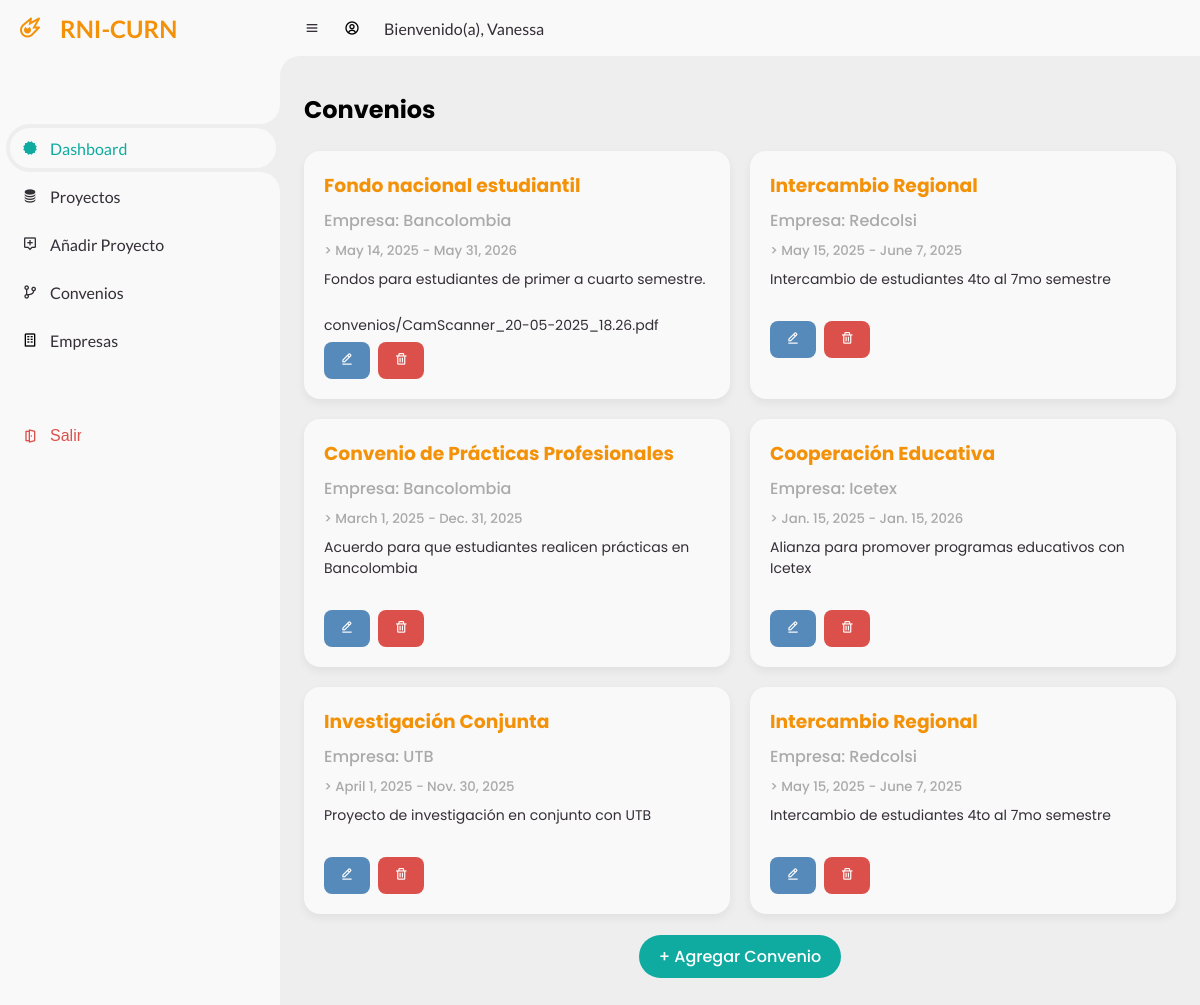
/lista/ (signed in), run on the app's committed database.
### usuarios/models.py (models this page shows)
class Usuario(AbstractUser):
    email = models.EmailField(unique=True)
    correo_verificado = models.BooleanField(default=False)

### convenios/models.py (models this page shows, shortened)
class Convenio(models.Model):
    empresa = models.ForeignKey(Empresa, on_delete=models.CASCADE)
    titulo = models.CharField(max_length=255)
    descripcion = models.TextField()
    fecha_inicio = models.DateField()
    fecha_fin = models.DateField()
    firmado_por = models.ForeignKey(Usuario, on_delete=models.SET_NULL, null=True, blank=True)
    documento_pdf = models.FileField(upload_to='convenios/', blank=True, null=True)

class Empresa(models.Model):
    nombre = models.CharField(max_length=255)
    nit = models.CharField(max_length=50, unique=True)
    direccion = models.TextField(blank=True)
    telefono = models.CharField(max_length=50, blank=True)
    correo_contacto = models.EmailField(blank=True)

### convenios/views.py (the view)
# urls.py: path('lista/', views.lista_convenios, name='lista_convenios'),
@login_required
def lista_convenios(request):
    convenios = Convenio.objects.all()
    return render(request, 'convenios/lista_convenios.html', {'convenios': convenios})

### templates/convenios/lista_convenios.html
{% extends 'main/base.html' %}
{% load static %}
{% block content %}
<section id="content">
    <main>
        <div class="head-title">
            <h2>Convenios</h2>
        </div>
        {% if convenios %}
        <div class="project-list">
            {% for convenio in convenios %}
            <div class="project-card">
                <h3>{{ convenio.titulo }}</h3>
                <p class="author">Empresa: {{ convenio.empresa.nombre }}
                <h5 class="author">> {{ convenio.fecha_inicio }} - {{ convenio.fecha_fin }}</h5>
                </p>
                <p class="description">
                    {{ convenio.descripcion }}
                </p>
                <br>
                <p class="description">
                    <a href=""></a>{{ convenio.documento_pdf }}
                </p>
                <a href="{% url 'editar_convenio' convenio.id %}" class="btn-edit">
                    <i class='bx bx-edit-alt'></i>
                </a>
                <a href="{% url 'eliminar_convenio' convenio.id %}" class="btn-delete">
                    <i class='bx bx-trash'></i>
                </a>
            </div>
            {% endfor %}
        </div>
        {% else %}
        <h4>No hay convenios registrados.</h4>
        {% endif %}
        <div class="add-project">
            <a href="{% url 'crear_convenio' %}" class="btn-add">+ Agregar Convenio</a>
        </div>
    </main>
</section>
{% endblock %}

### templates/main/base.html (shortened to what this page needs)
{% load static %}
<!DOCTYPE html>
<html lang="en">
<head>
    <link rel="stylesheet" href="{% static 'css/style.css' %}">
    <link href='https://unpkg.com/boxicons@2.1.4/css/boxicons.min.css' rel='stylesheet'>
</head>
<body>
    <section id="sidebar">
        <a href="/home" class="brand">
            <i class='bx bx-meteor' ></i>
            <span class="text">RNI-CURN</span>
        </a>
        <ul class="side-menu top">
            {% if user.is_authenticated %}
            <li class="active">
                <a href="/home">
                    <i class='bx bxs-certification'></i>
                    <span class="text">Dashboard</span>
                </a>
            </li>
            <li>
                <a href="{% url 'lista_proyectos' %}" class="nav-link">
                    <i class='bx bxs-coin-stack' ></i>
                    <span class="text">Proyectos</span>
                </a>
            </li>
            <li>
                <a href="{% url 'registrar_proyecto' %}" class="nav-link">
                    <i class='bx bx-message-alt-add'></i>
                    <span class="text">Añadir Proyecto</span>
                </a>
            </li>
            <li>
                <a href="{% url 'lista_convenios' %}" class="nav-link">
                    <i class='bx bx-git-branch'></i>
                    <span class="text">Convenios</span>
                </a>
            </li>
            <li>
                <a href="{% url 'lista_empresas' %}" class="nav-link">
                    <i class='bx  bx-building'  style='color:#000000'></i>
                    <span class="text">Empresas</span>
                </a>
            </li>
        </ul>
        <ul class="side-menu">
            <li>
                <a href="">
                    <form method="post" action="{% url 'logout' %}">
                    <button class="btn" type="submit"><i class='bx  bx-door-open'></i> Salir</button>
                    </form>
                </a>
            </li>
        {% endif %}
        </ul>
    </section>
    <section id="content">
        <nav>
            <i class='bx bx-menu' ></i>
			{% if request.user.is_authenticated %}
            <i class='bx  bx-user-circle'  style='color:#000000'></i>
			<a href="#" class="nav-link">Bienvenido(a), {{ request.user.username }}</a>
            {% endif %}
        </nav>
    </section>
    <div class="container-fluid">
        {% block content %}
        {% endblock %}
    </div>
</body>
</html>

### static/css/style.css (style rules this page uses)
* { margin: 0; padding: 0; box-sizing: border-box; }
a { text-decoration: none; }
li { list-style: none; }
:root { --poppins: 'Poppins', sans-serif; --lato: 'Lato', sans-serif; --light: #F9F9F9; --blue: #0FABA0; --light-blue: #CFE8FF; --grey: #eee; --dark-grey: #AAAAAA; --dark: #342E37; --red: #DB504A; --yellow: #FFCE26; --light-yellow: #FFF2C6; --orange: #F39208; --light-orange: #FFE0D3; --dark-blue: #276aa9; }
html { overflow-x: hidden; }
body { background: var(--grey); overflow-x: hidden; }
#sidebar { position: fixed; top: 0; left: 0; width: 280px; height: 100%; background: var(--light); z-index: 2000; font-family: var(--lato); transition: .3s ease; overflow-x: hidden; scrollbar-width: none; }
#sidebar .brand { font-size: 24px; font-weight: 700; height: 56px; display: flex; align-items: center; color: var(--orange); position: sticky; top: 0; left: 0; background: var(--light); z-index: 500; padding-bottom: 20px; box-sizing: content-box; }
#sidebar .brand .bx { min-width: 60px; display: flex; justify-content: center; }
#sidebar .side-menu { width: 100%; margin-top: 48px; }
#sidebar .side-menu li { height: 48px; background: transparent; margin-left: 6px; border-radius: 48px 0 0 48px; padding: 4px; }
#sidebar .side-menu li.active { background: var(--grey); position: relative; }
#sidebar .side-menu li.active::before { content: ''; position: absolute; width: 40px; height: 40px; border-radius: 50%; top: -40px; right: 0; box-shadow: 20px 20px 0 var(--grey); z-index: -1; }
#sidebar .side-menu li.active::after { content: ''; position: absolute; width: 40px; height: 40px; border-radius: 50%; bottom: -40px; right: 0; box-shadow: 20px -20px 0 var(--grey); z-index: -1; }
#sidebar .side-menu li a, .btn { width: 100%; height: 100%; background: var(--light); display: flex; align-items: center; border-radius: 48px; font-size: 16px; color: var(--dark); white-space: nowrap; overflow-x: hidden; }
#sidebar .side-menu.top li.active a { color: var(--blue); }
#sidebar .side-menu li .btn { color: var(--red); background: none; border: none; cursor: pointer; }
#sidebar .side-menu li a .bx { min-width: calc(60px - ((4px + 6px) * 2)); display: flex; justify-content: center; }
#content { position: relative; width: calc(100% - 280px); left: 280px; transition: .3s ease; }
#content nav { height: 56px; background: var(--light); padding: 0 24px; display: flex; align-items: center; grid-gap: 24px; font-family: var(--lato); position: sticky; top: 0; left: 0; z-index: 1000; }
#content nav::before { content: ''; position: absolute; width: 40px; height: 40px; bottom: -40px; left: 0; border-radius: 50%; box-shadow: -20px -20px 0 var(--light); }
#content nav a { color: var(--dark); }
#content nav .bx.bx-menu { cursor: pointer; color: var(--dark); }
#content nav .nav-link { font-size: 16px; transition: .3s ease; }
#content main { width: 100%; padding: 36px 24px; font-family: var(--poppins); max-height: calc(100vh - 56px); overflow-y: auto; }
#content main .head-title { display: flex; align-items: center; justify-content: space-between; grid-gap: 16px; flex-wrap: wrap; }
.project-list { display: grid; grid-template-columns: repeat(auto-fill, minmax(280px, 1fr)); gap: 20px; margin-top: 24px; }
.project-card { background: var(--light); border-radius: 16px; padding: 20px; box-shadow: 0 4px 10px rgba(0, 0, 0, 0.06); transition: transform 0.2s ease; }
.project-card h3 { margin-bottom: 8px; color: var(--orange); }
.project-card .author { font-weight: 500; color: var(--dark-grey); margin-bottom: 8px; }
.project-card .description { font-size: 14px; color: var(--dark); }
.add-project { margin-top: 30px; text-align: center; }
.btn-add { background: var(--blue); color: white; padding: 10px 20px; border-radius: 24px; text-decoration: none; font-weight: 500; transition: background 0.3s ease; }
.btn-edit, .btn-delete, .btn-details { display: inline-block; margin: 6px 4px 0 0; padding: 8px 16px; font-weight: 500; border-radius: 8px; font-family: var(--poppins); font-size: 14px; text-align: center; text-decoration: none; border: none; cursor: pointer; transition: background-color 0.3s ease; }
.btn-edit { background-color: #568aba; color: white; }
.btn-delete { background-color: var(--red); color: #fff; }

### data on the page
Usuario: user.username "Vanessa"
Convenio: titulo "Fondo nacional estudiantil", empresa.nombre "Bancolombia", fecha_inicio "May 14, 2025", fecha_fin "May 31, 2026", descripcion "Fondos para estudiantes de primer a cuarto semestre.", documento_pdf "convenios/CamScanner_20-05-2025_18.26.pdf"
Convenio: titulo "Intercambio Regional", empresa.nombre "Redcolsi", fecha_inicio "May 15, 2025", fecha_fin "June 7, 2025", descripcion "Intercambio de estudiantes 4to al 7mo semestre"
Convenio: titulo "Convenio de Prácticas Profesionales", empresa.nombre "Bancolombia", fecha_inicio "March 1, 2025", fecha_fin "Dec. 31, 2025", descripcion "Acuerdo para que estudiantes realicen prácticas en Bancolombia"
Convenio: titulo "Cooperación Educativa", empresa.nombre "Icetex", fecha_inicio "Jan. 15, 2025", fecha_fin "Jan. 15, 2026", descripcion "Alianza para promover programas educativos con Icetex"
Convenio: titulo "Investigación Conjunta", empresa.nombre "UTB", fecha_inicio "April 1, 2025", fecha_fin "Nov. 30, 2025", descripcion "Proyecto de investigación en conjunto con UTB"
Convenio: titulo "Intercambio Regional", empresa.nombre "Redcolsi", fecha_inicio "May 15, 2025", fecha_fin "June 7, 2025", descripcion "Intercambio de estudiantes 4to al 7mo semestre"
